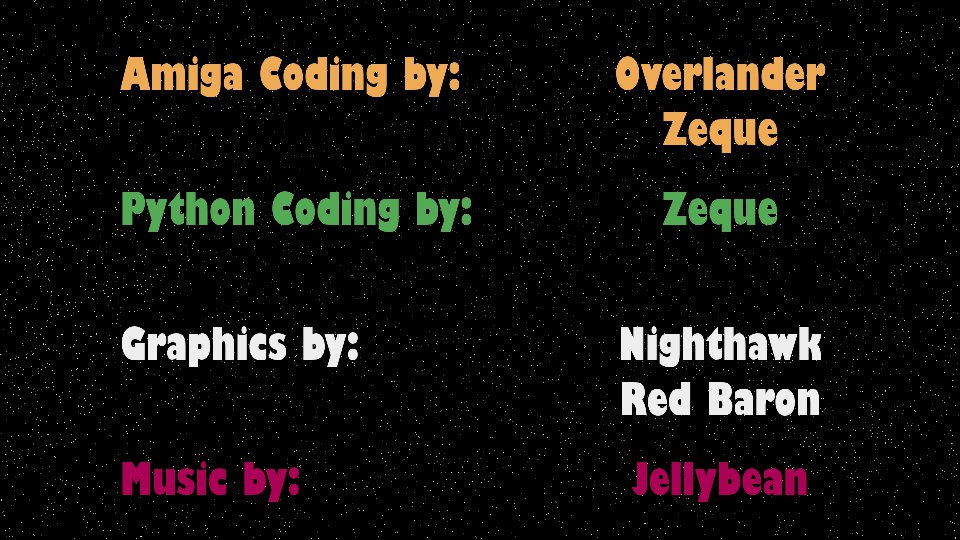

Python code for this plot:
# -*- coding: utf-8 -*-
import pygame
import numpy as np
from os import chdir
from sys import exit


class TheStars:
    """
    Displays a moving star field.

    @author: kalle
    """

    def __init__(self, screen, target_fps):
        self.screen = screen
        self.width = self.screen.get_size()[0]
        self.height = self.screen.get_size()[1]
        self.screenSize = (self.width, self.height)
        self.midScreen = (int(self.width / 2), int(self.height / 2))
        self.screenTitles = pygame.Surface((self.width, 2 * self.height))  # create a surface for title texts
        self.font = pygame.font.SysFont('CourierNew', 14)   # initialize font and set font size
        self.fontTitles = pygame.font.SysFont('GillSansUltraCondensed,Arial', int(self.height / 12 - 1))   # initialize font for Titles
        self.titles = (
            ('Amiga Coding by:', 'Overlander', (238, 170, 85)),
            ('', 'Zeque', (238, 170, 85)),
            ('Python Coding by:', 'Zeque', (85, 170, 85)),
            ('Graphics by:', 'Nighthawk', (238, 238, 238)),
            ('', 'Red Baron', (238, 238, 238)),
            ('Music by:', 'Jellybean', (170, 0, 85))
            )
        self.titleData = []
        self.backgroundColor = (0, 0, 0)
        self.nrStars = 1
        self.zRange = (50, 2000)                           # range for Z coordinates of stars
        self.stars = np.zeros((0, 3))
        self.angles = np.zeros((0, 3))
        self.movementAvg = 60
        self.movement = np.zeros((0, 6), dtype=float)
        self.currMove = np.zeros((0, 5), dtype=float)
        self.moveNr = 0
        self.moveFrames = 0
        self.clock = pygame.time.Clock()
        self.target_fps = target_fps                       # sets maximum refresh rate
        self.running = True
        # the following for checking performance only
        self.infoDisplay = False
        self.paused = False
        self.millisecs = 0
        self.timer_avg_frames = 60
        self.timer_names = []
        self.timers = np.zeros((1, 1), dtype=int)
        self.timer_frame = 0
        self.start_timer = 0

        # initialize timers
        self.start_timer = pygame.time.get_ticks()
        self.millisecs = self.start_timer

        # set up timers
        self.timer_names.append("clear")
        self.timer_names.append("move")
        self.timer_names.append("rotate")
        self.timer_names.append("draw")
        self.timer_names.append("add titles")
        self.timer_names.append("plot info")
        self.timer_names.append("display flip")
        self.timer_names.append("wait")
        self.timers = np.zeros((len(self.timer_names), self.timer_avg_frames), dtype=int)

        # set number of stars depending on screen size
        self.nrStars = int(self.width * self.height / 100)

        self.setupStars()
        self.screen.fill(self.backgroundColor)

    def run(self):

        while self.running:
            for event in pygame.event.get():
                if event.type == pygame.QUIT:
                    self.running = False
                elif event.type == pygame.KEYDOWN:
                    if event.key == pygame.K_ESCAPE:
                        self.running = False
                    if event.key == pygame.K_f:
                        self.toggleFullScreen()
                    if event.key == pygame.K_SPACE:
                        if self.paused:
                            self.paused = False
                        else:
                            self.paused = True
                    if event.key == pygame.K_i:
                        if self.infoDisplay:
                            self.infoDisplay = False
                        else:
                            self.infoDisplay = True
                    if event.key == pygame.K_s:
                        # save screen, at half the resolution, using class name as file name
                        pygame.image.save(pygame.transform.scale(self.screen, (int(self.screen.get_size()[0] / 2), int(self.screen.get_size()[1] / 2))),
                                          self.__class__.__name__ + '.jpg')
                elif event.type == pygame.MOUSEBUTTONDOWN:
                    if event.button == 1:
                        # left button: exit
                        self.running = False

            if not self.paused:
                self.getMovement()
                self.moveStars()
            self.measureTime("move")
            self.plotStars()
            self.addTitles()

            if self.infoDisplay:
                self.plotInfo()

            # switch between currently showed and the next screen (prepared in "buffer")
            pygame.display.flip()
            self.measureTime("display flip")
            self.clock.tick(self.target_fps)  # this keeps code running at max target_fps
            self.measureTime("wait")

    def setupStars(self):

        # set up a random batch of stars and the title texts
        self.stars = np.random.rand(self.nrStars, 3) * np.array([self.width - 2, self.height - 2, 1.0]) \
            + np.array([-self.midScreen[0], -self.midScreen[1], 0.0])
        # adjust Z coordinates as more stars needed at distance for a balanced view
        self.stars[:, 2] = (self.stars[:, 2] ** 0.5) * (self.zRange[1] - self.zRange[0]) + self.zRange[0]

        self.screenTitles.fill(self.backgroundColor)
        self.screenTitles.set_colorkey(self.backgroundColor)
        self.screenTitles.set_alpha(0)
        y = 0
        y_pos = int(-self.height / 6)
        for title in self.titles:
            # plot titles and add to titleData: source surface, destination position, source rect. Second item: center align
            if title[0] != '':
                # new item
                y_pos += int(self.height / 4)
                y_add = 0
                size = self.plotTitle(title[0], title[2], (0, y))
                self.titleData.append((self.screenTitles,
                                       (int(self.width / 8), y_pos),
                                       (0, y, size[0], size[1])
                                       ))
                y += size[1] + 1
            else:
                # just add another name
                y_add = size[1]  # this is the previous row height
            size = self.plotTitle(title[1], title[2], (0, y))
            self.titleData.append((self.screenTitles,
                                   (int(self.width * 3 / 4 - size[0] / 2), y_pos + y_add),
                                   (0, y, size[0], size[1])
                                   ))
            y += size[1] + 1

        # set movement data: X add, Y add, Z add, angle add, show titles, frames
        self.movement = np.array([
            [0, 0, 0, 0, 0, 120],
            [0, 0, -8, 0, 0, 360],
            [-2700, 0, 0, 0, 0, 120],
            [0, 0, 6, 0, 1, 60],
            [2700, 0, 0, 0, 1, 220],
            [2700, 2500, 0, 0, 1, 60],
            [0, 2500, 0, 0, 1, 60],
            [-2700, 2500, 0, 0, 1, 60],
            [-2700, 0, 0, 0, 1, 60],
            [-2700, -2500, 0, 0, 1, 60],
            [0, -2500, 0, 0, 1, 60],
            [2700, -2500, 0, 0, 1, 60],
            [2700, 0, 0, 0, 1, 60],
            [2700, 2500, 0, 0, 1, 60],
            [0, 2500, 0, 0, 1, 60],
            [-2700, 2500, 0, 0, 1, 60],
            [-2700, 0, 0, 0, 1, 260],
            [0, 0, -6, 0, 1, 120],
            [0, 0, -6, 0.03, 1, 360],
            [0, 0, 12, -0.05, 0, 480],
            [0, 0, 0, 0, 0, 0]
            ], dtype=np.float)

    def plotTitle(self, msg, color, coord):

        f_screen = self.fontTitles.render(msg, True, color, self.backgroundColor)
        self.screenTitles.blit(f_screen, coord)
        return f_screen.get_size()

    def getMovement(self):

        # use the movement array to define current movement pattern (X add, Yadd, Z add, angle add, title alpha)
        self.moveFrames += 1
        if self.moveFrames > self.movement[self.moveNr, 5]:
            self.moveFrames = 0
            self.moveNr += 1
            if self.moveNr >= np.shape(self.movement)[0]:
                self.moveNr = 0
                self.running = False

        # apply averaging when switching to new movement for smooth appearance.
        if self.moveFrames <= self.movementAvg:
            self.currMove = (self.moveFrames / self.movementAvg) * self.movement[self.moveNr, 0:5] \
                + (1.0 - self.moveFrames / self.movementAvg) * self.movement[self.moveNr - 1, 0:5]
            self.screenTitles.set_alpha(int(self.currMove[4] * 255))
        else:
            self.currMove = self.movement[self.moveNr, 0:5]

    def moveStars(self):

        # move the stars. If they go outside of screen or zRange, return them ... returning does not always work very well, though.

        # rotate stars around Z
        self.rotateStars(self.currMove[3])
        self.measureTime("rotate")

        star_move = self.currMove[0:3]
        # move stars in X,Y depending on their Z coordinate - the closer the faster / bigger move. Hence divide star_move X & Y by star Z
        self.stars += star_move / np.hstack((self.stars[:, 2:3], self.stars[:, 2:3], np.ones((self.nrStars, 1))))

        # return stars outside of X, Y, Z range to the other edge
        self.stars[:, 0][self.stars[:, 0] < -self.midScreen[0]] += self.width - 2
        self.stars[:, 0][self.stars[:, 0] > self.midScreen[0] - 2] -= self.width - 2
        self.stars[:, 1][self.stars[:, 1] < -self.midScreen[1]] += self.height - 5
        self.stars[:, 1][self.stars[:, 1] > self.midScreen[1] - 2] -= self.height - 2

        # move stars using Z coordinate and Z move
        self.stars[:, 0:2] *= self.stars[:, 2:3] / (self.stars[:, 2:3] + star_move[2])

        # Z is too far
        if self.moveNr >= np.shape(self.movement)[0] - 2 \
                and self.moveFrames > self.movement[self.moveNr, 5] - int((self.zRange[1] - self.zRange[0]) / (self.movement[self.moveNr, 2] + 0.0001)):
            # last stage - eliminate stars..
            self.stars[(self.stars[:, 2] > self.zRange[1])] = np.ones((np.shape(self.stars[(self.stars[:, 2] > self.zRange[1])])[0], 3)) \
                                                                      * np.array([0.0, 0.0, self.zRange[1]])
        else:
            # normally replace with a new random star at a random X, Y edge and random Z
            nr_half = int(self.nrStars / 2)
            # first half: vertical edge
            self.stars[0:nr_half, :][(self.stars[0:nr_half, 2] > self.zRange[1])] = np.hstack((
                np.random.randint(0, 2, (np.shape(self.stars[0:nr_half, :][(self.stars[0:nr_half, 2] > self.zRange[1])])[0], 1)) * (self.width - 2) - self.midScreen[0],
                np.random.rand(np.shape(self.stars[0:nr_half, :][(self.stars[0:nr_half, 2] > self.zRange[1])])[0], 1) * (self.height - 2) - self.midScreen[1],
                np.random.rand(np.shape(self.stars[0:nr_half, :][(self.stars[0:nr_half, 2] > self.zRange[1])])[0], 1) * (self.zRange[1] - self.zRange[0]) + self.zRange[0]
                ))
            # second half: horizontal edge
            self.stars[nr_half:, :][(self.stars[nr_half:, 2] > self.zRange[1])] = np.hstack((
                np.random.rand(np.shape(self.stars[nr_half:, :][(self.stars[nr_half:, 2] > self.zRange[1])])[0], 1) * (self.width - 2) - self.midScreen[0],
                np.random.randint(0, 2, (np.shape(self.stars[nr_half:, :][(self.stars[nr_half:, 2] > self.zRange[1])])[0], 1)) * (self.height - 2) - self.midScreen[1],
                np.random.rand(np.shape(self.stars[nr_half:, :][(self.stars[nr_half:, 2] > self.zRange[1])])[0], 1) * (self.zRange[1] - self.zRange[0]) + self.zRange[0]
                ))
        # if Z too close OR X, Y out of bounds due to Z move, replace with a new random star at maximum Z
        self.stars[(self.stars[:, 2] < self.zRange[0]) | (abs(self.stars[:, 0] + 1) > self.midScreen[0] - 1) | (abs(self.stars[:, 1] + 1) > self.midScreen[1] - 1)] \
            = np.random.rand(np.shape(self.stars[(self.stars[:, 2] < self.zRange[0]) | (abs(self.stars[:, 0] + 1) > self.midScreen[0] - 1) | (abs(self.stars[:, 1] + 1) > self.midScreen[1] - 1)])[0], 3) \
            * np.array([self.width - 2, self.height - 2, 0]) + np.array([-self.midScreen[0], -self.midScreen[1], self.zRange[1]])

    def plotStars(self):

        # clear screen
        self.screen.fill(self.backgroundColor)
        self.measureTime("clear")

        # setting colors pixel by pixel in a loop is very inefficient
        # for i in range(self.nrStars):
        #     color = int(255 - min(255, max(0, self.stars[i, 2] / (self.zRange[1] - self.zRange[0]) * 215 + 40)))
        #     self.screen.set_at((int(self.stars[i, 0] + self.midScreen[0]), int(self.stars[i, 1] + self.midScreen[1])), (color, color, color))

        while self.screen.get_locked():
            self.screen.unlock()

        # using a surfarray is way faster
        # define color as a function of distance
        colors = ((1.0 - self.stars[:, 2:3] / (self.zRange[1] - self.zRange[0])) * 200 + 55).astype(np.uint8)
        rgb_array = pygame.surfarray.pixels3d(self.screen)
        rgb_array[(self.stars[:, 0] + self.midScreen[0]).astype(np.int), (self.stars[:, 1] + self.midScreen[1]).astype(np.int), 0:3] \
            = np.hstack((colors, colors, colors))
        # add pixels to those which are closest (color is above a threshold)
        rgb_array[(self.stars[:, 0][colors[:, 0] > 150] + self.midScreen[0] + 1).astype(np.int), (self.stars[:, 1][colors[:, 0] > 150] + self.midScreen[1]).astype(np.int), 0:3] \
            = np.hstack((colors[colors[:, 0] > 150], colors[colors[:, 0] > 150], colors[colors[:, 0] > 150]))
        rgb_array[(self.stars[:, 0][colors[:, 0] > 200] + self.midScreen[0]).astype(np.int), (self.stars[:, 1][colors[:, 0] > 200] + self.midScreen[1] + 1).astype(np.int), 0:3] \
            = np.hstack((colors[colors[:, 0] > 200], colors[colors[:, 0] > 200], colors[colors[:, 0] > 200]))
        rgb_array[(self.stars[:, 0][colors[:, 0] > 230] + self.midScreen[0] + 1).astype(np.int), (self.stars[:, 1][colors[:, 0] > 230] + self.midScreen[1] + 1).astype(np.int), 0:3] \
            = np.hstack((colors[colors[:, 0] > 230], colors[colors[:, 0] > 230], colors[colors[:, 0] > 230]))

        self.measureTime("draw")

    def rotateStars(self, angle):

        # will rotate the stars around the Z axis. Note as modifies the original stars this is cumulative.
        if angle != 0.0:
            # set matrix for rotation using angles.
            sz = np.sin(angle)
            cz = np.cos(angle)
            # matrix for rotating around Z only is simple
            matrix = np.array([[cz, -sz],
                               [sz,  cz]])
            # apply to X and Y coordinates only.
            self.stars[:, 0:2] = np.dot(self.stars[:, 0:2], matrix)

    def addTitles(self):

        # add pre-plotted title texts
        self.screen.blits(self.titleData)
        self.measureTime("add titles")

    def plotInfo(self):
        """
        Add use instructions & data on screen.
        This can obviously be skipped, just for information.
        """

        # release any locks on screen
        while self.screen.get_locked():
            self.screen.unlock()

        pygame.draw.rect(self.screen, self.backgroundColor, (10, 10, 200, 180), 0)
        # add Frames Per Second
        fps = self.clock.get_fps()  # avg frame rate using the last ten frames
        self.plotInfoBlit(10,  10, ("fps" + ' '*16)[:16] + (' '*10 + str(round(fps, 1)))[-7:])
        tot_time = np.sum(self.timers)
        # add measured times as percentage of total
        if tot_time > 0:
            for i in range(len(self.timer_names)):
                self.plotInfoBlit(10, 25 + i * 15, (self.timer_names[i] + ' '*16)[:16]
                                  + (' '*10 + str(round(np.sum(self.timers[i, :]) * 100 / tot_time, 1)))[-7:])
        self.measureTime("plot info")

    def plotInfoBlit(self, x, y, msg):

        f_screen = self.font.render(msg, False, [255, 255, 255])
        self.screen.blit(f_screen, (x, y))

    def toggleFullScreen(self):

        # toggle between full screen and windowed mode
        pygame.display.toggle_fullscreen()

    def measureTime(self, timer_name):
        # add time elapsed from previous call to selected timer
        i = self.timer_names.index(timer_name)
        new_time = pygame.time.get_ticks()
        self.timers[i, self.timer_frame] += (new_time - self.millisecs)
        self.millisecs = new_time

    def nextTimeFrame(self):
        # move to next timer and clear data
        self.timer_frame += 1
        if self.timer_frame >= self.timer_avg_frames:
            self.timer_frame = 0
        self.timers[:, self.timer_frame] = 0


if __name__ == '__main__':
    """
    Prepare screen, etc.
    """

    # set data directory
    chdir("C:/Users/Kalle/OneDrive/Asiakirjat/Python")

    # set screen size
    # first check available full screen modes
    pygame.display.init()
    # pick disp0lay mode from list or set a specific resolution
    disp_modes = pygame.display.list_modes(0, pygame.FULLSCREEN | pygame.DOUBLEBUF | pygame.HWSURFACE)
    # disp_size = disp_modes[0] # selecting display size from available list. Assuming the 9th element is nice...
    disp_size = (1920, 1080)  # to force display size
    pygame.font.init()

    screen = pygame.display.set_mode(disp_size)
    pygame.display.set_caption('The Stars')

    TheStars(screen, 60).run()

    # exit; close display, stop music
    pygame.quit()
    exit()
